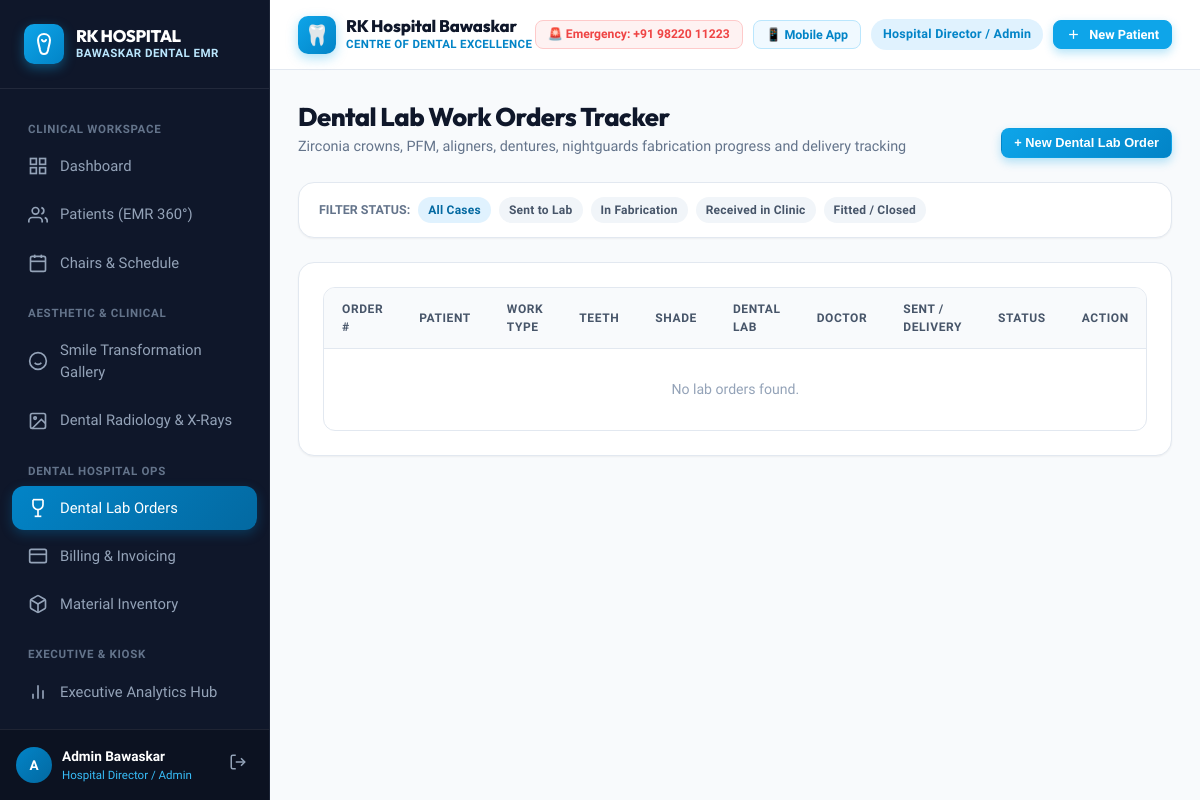
The page /lab/ (signed in) on the database its author committed.
### dental_core/models.py (models this page shows, shortened)
class User(AbstractUser):
    ROLE_CHOICES = [
        ('ADMIN', 'Hospital Director / Admin'),
        ('DENTIST', 'Dental Surgeon / Specialist'),
        ('RECEPTIONIST', 'Front Desk / OPD Coordinator'),
        ('HYGIENIST', 'Dental Hygienist / Nurse'),
        ('PHARMACIST', 'Pharmacist / Inventory Store'),
        ('PATIENT', 'Patient Portal'),
    ]
    role = models.CharField(max_length=20, choices=ROLE_CHOICES, default='DENTIST')
    phone_number = models.CharField(max_length=20, blank=True, null=True)
    specialization = models.CharField(max_length=100, blank=True, null=True,
                                      help_text="e.g. Endodontist, Orthodontist, Periodontist, Oral Surgeon")
    qualification = models.CharField(max_length=100, blank=True, null=True,
                                     help_text="e.g. BDS, MDS (Oral & Maxillofacial Surgery)")
    license_number = models.CharField(max_length=50, blank=True, null=True,
                                      help_text="State Dental Council Reg. No.")
    avatar = models.ImageField(upload_to='avatars/', blank=True, null=True)
    def is_patient_user(self):
        return self.role == 'PATIENT'
    def __str__(self):
        role_label = dict(self.ROLE_CHOICES).get(self.role, self.role)
        full_name = self.get_full_name() or self.username
        return f"{full_name} ({role_label})"

### dental_core/views.py (the view)
# urls.py: path('lab/', views.lab_list, name='lab_list'),
@login_required
def lab_list(request):
    status_filter = request.GET.get('status', '')
    orders = DentalLabOrder.objects.all().select_related('patient', 'dentist')
    if status_filter:
        orders = orders.filter(status=status_filter)
    form = DentalLabOrderForm()
    return render(request, 'lab/lab_list.html', {
        'orders': orders,
        'status_filter': status_filter,
        'form': form,
        'status_choices': DentalLabOrder.STATUS_CHOICES,
    })

### templates/lab/lab_list.html (shortened to what this page needs)
{% extends 'base.html' %}
{% block content %}
<div style="display: flex; justify-content: space-between; align-items: flex-end; margin-bottom: 24px;">
  <div>
    <h1 style="font-size: 1.6rem; font-weight: 800; color: var(--slate-900);">Dental Lab Work Orders Tracker</h1>
    <p style="color: var(--slate-500); font-size: 0.9rem;">
      Zirconia crowns, PFM, aligners, dentures, nightguards fabrication progress and delivery tracking
    </p>
  </div>
  <button onclick="document.getElementById('newLabModal').classList.add('active')" class="btn btn-primary btn-sm">
    + New Dental Lab Order
  </button>
</div>
<div class="card" style="margin-bottom: 24px; padding: 14px 20px;">
  <div style="display: flex; gap: 8px; align-items: center; flex-wrap: wrap;">
    <span style="font-size: 0.78rem; font-weight: 700; color: var(--slate-500); text-transform: uppercase;">Filter Status:</span>
    <a href="{% url 'lab_list' %}" class="badge {% if not status_filter %}badge-primary{% else %}badge-slate{% endif %}">All Cases</a>
    <a href="?status=IMPRESSION_SENT" class="badge {% if status_filter == 'IMPRESSION_SENT' %}badge-primary{% else %}badge-slate{% endif %}">Sent to Lab</a>
    <a href="?status=IN_FABRICATION" class="badge {% if status_filter == 'IN_FABRICATION' %}badge-primary{% else %}badge-slate{% endif %}">In Fabrication</a>
    <a href="?status=RECEIVED" class="badge {% if status_filter == 'RECEIVED' %}badge-success{% else %}badge-slate{% endif %}">Received in Clinic</a>
    <a href="?status=FITTED_OK" class="badge {% if status_filter == 'FITTED_OK' %}badge-purple{% else %}badge-slate{% endif %}">Fitted / Closed</a>
  </div>
</div>
<div class="card">
  <div class="table-container">
    <table class="data-table">
      <thead>
        <tr>
          <th>Order #</th>
          <th>Patient</th>
          <th>Work Type</th>
          <th>Teeth</th>
          <th>Shade</th>
          <th>Dental Lab</th>
          <th>Doctor</th>
          <th>Sent / Delivery</th>
          <th>Status</th>
          <th>Action</th>
        </tr>
      </thead>
      <tbody>
        {% for o in orders %}
        <tr>
          <td style="font-family: monospace; font-weight: 700; color: var(--primary-700);">{{ o.order_number }}</td>
          <td>
            <a href="{% url 'patient_detail' o.patient.id %}" style="font-weight: 700; color: var(--slate-900);">
              {{ o.patient.full_name }}
            </a>
          </td>
          <td style="font-weight: 700;">{{ o.get_work_type_display }}</td>
          <td style="font-weight: 700;">{{ o.teeth_numbers }}</td>
          <td><b>{{ o.shade }}</b></td>
          <td>{{ o.lab_name }}</td>
          <td style="font-size: 0.82rem;">Dr. {{ o.dentist.last_name }}</td>
          <td style="font-size: 0.8rem;">
            Sent: {{ o.sent_date|date:"M d" }}<br>
            <span style="color: #0284c7; font-weight: 600;">Due: {{ o.expected_delivery|date:"M d, Y" }}</span>
          </td>
          <td>
            {% if o.status == 'FITTED_OK' %}
              <span class="badge badge-success">Fitted & Done</span>
            {% elif o.status == 'RECEIVED' %}
              <span class="badge badge-primary">Received in Clinic</span>
            {% elif o.status == 'IN_FABRICATION' %}
              <span class="badge badge-warning">In Fabrication</span>
            {% else %}
              <span class="badge badge-slate">{{ o.get_status_display }}</span>
            {% endif %}
          </td>
          <td>
            <form method="POST" action="{% url 'lab_update_status' o.id %}">
              {% csrf_token %}
              {% if o.status == 'IMPRESSION_SENT' %}
                <input type="hidden" name="status" value="IN_FABRICATION">
                <button type="submit" class="btn btn-secondary btn-sm" style="font-size: 0.72rem;">In Fab</button>
              {% elif o.status == 'IN_FABRICATION' %}
                <input type="hidden" name="status" value="RECEIVED">
                <button type="submit" class="btn btn-primary btn-sm" style="font-size: 0.72rem;">Mark Received</button>
              {% elif o.status == 'RECEIVED' %}
                <input type="hidden" name="status" value="FITTED_OK">
                <button type="submit" class="btn btn-success btn-sm" style="font-size: 0.72rem;">Mark Fitted</button>
              {% endif %}
            </form>
          </td>
        </tr>
        {% empty %}
        <tr>
          <td colspan="10" style="text-align: center; color: var(--slate-400); padding: 30px;">No lab orders found.</td>
        </tr>
        {% endfor %}
      </tbody>
    </table>
  </div>
</div>
{% endblock %}

### templates/base.html (shortened to what this page needs)
{% load static %}
<!DOCTYPE html>
<html lang="en">
<head>
  <link rel="stylesheet" href="{% static 'css/hospital_theme.css' %}">
</head>
<body>
<div class="app-layout">
  <aside class="sidebar" id="appSidebar">
    <div class="sidebar-brand">
      <div style="display: flex; align-items: center; justify-content: space-between;">
        <div style="display: flex; align-items: center; gap: 12px;">
          <div style="width: 40px; height: 40px; background: linear-gradient(135deg, #0ea5e9, #0284c7); border-radius: 10px; display: flex; align-items: center; justify-content: center; box-shadow: 0 4px 12px rgba(14, 165, 233, 0.4);">
            <svg style="width: 24px; height: 24px; fill: none; stroke: #ffffff; stroke-width: 2; stroke-linecap: round; stroke-linejoin: round;" viewBox="0 0 24 24">
              <path d="M12 2C8.5 2 6 4.5 6 8c0 3.5 1.5 6.5 2 10 .5 3 2 4 4 4s3.5-1 4-4c.5-3.5 2-6.5 2-10 0-3.5-2.5-6-6-6z"/>
              <path d="M10 8c.5 1 1.5 1.5 2 1.5s1.5-.5 2-1.5"/>
            </svg>
          </div>
          <div>
            <div class="brand-font" style="font-weight: 800; font-size: 1.05rem; color: #ffffff; line-height: 1.15;">RK HOSPITAL</div>
            <div style="font-size: 0.72rem; color: var(--primary-200); font-weight: 600; letter-spacing: 0.04em;">BAWASKAR DENTAL EMR</div>
          </div>
        </div>
      </div>
    </div>
    <div class="sidebar-nav">
      <div class="nav-section-title">Clinical Workspace</div>
      <a href="{% url 'dashboard' %}" class="nav-link {% if request.resolver_match.url_name == 'dashboard' %}active{% endif %}">
        <svg viewBox="0 0 24 24" fill="none" stroke="currentColor" stroke-width="2"><rect x="3" y="3" width="7" height="7"></rect><rect x="14" y="3" width="7" height="7"></rect><rect x="14" y="14" width="7" height="7"></rect><rect x="3" y="14" width="7" height="7"></rect></svg>
        <span>Dashboard</span>
      </a>
      {% if not user.is_patient_user %}
      <a href="{% url 'patient_list' %}" class="nav-link {% if 'patient' in request.path and not 'new' in request.path %}active{% endif %}">
        <svg viewBox="0 0 24 24" fill="none" stroke="currentColor" stroke-width="2"><path d="M17 21v-2a4 4 0 0 0-4-4H5a4 4 0 0 0-4 4v2"></path><circle cx="9" cy="7" r="4"></circle><path d="M23 21v-2a4 4 0 0 0-3-3.87"></path><path d="M16 3.13a4 4 0 0 1 0 7.75"></path></svg>
        <span>Patients (EMR 360°)</span>
      </a>
      <a href="{% url 'appointment_list' %}" class="nav-link {% if 'appointment' in request.path %}active{% endif %}">
        <svg viewBox="0 0 24 24" fill="none" stroke="currentColor" stroke-width="2"><rect x="3" y="4" width="18" height="18" rx="2" ry="2"></rect><line x1="16" y1="2" x2="16" y2="6"></line><line x1="8" y1="2" x2="8" y2="6"></line><line x1="3" y1="10" x2="21" y2="10"></line></svg>
        <span>Chairs & Schedule</span>
      </a>
      <div class="nav-section-title">Aesthetic & Clinical</div>
      <a href="{% url 'smile_gallery' %}" class="nav-link {% if 'smile-gallery' in request.path %}active{% endif %}">
        <svg viewBox="0 0 24 24" fill="none" stroke="currentColor" stroke-width="2"><circle cx="12" cy="12" r="10"></circle><path d="M8 14s1.5 2 4 2 4-2 4-2"></path><line x1="9" y1="9" x2="9.01" y2="9"></line><line x1="15" y1="9" x2="15.01" y2="9"></line></svg>
        <span>Smile Transformation Gallery</span>
      </a>
      <a href="{% url 'radiograph_hub' %}" class="nav-link {% if 'radiograph' in request.path %}active{% endif %}">
        <svg viewBox="0 0 24 24" fill="none" stroke="currentColor" stroke-width="2"><rect x="3" y="3" width="18" height="18" rx="2" ry="2"></rect><circle cx="8.5" cy="8.5" r="1.5"></circle><polyline points="21 15 16 10 5 21"></polyline></svg>
        <span>Dental Radiology & X-Rays</span>
      </a>
      <div class="nav-section-title">Dental Hospital Ops</div>
      <a href="{% url 'lab_list' %}" class="nav-link {% if 'lab' in request.path %}active{% endif %}">
        <svg viewBox="0 0 24 24" fill="none" stroke="currentColor" stroke-width="2"><path d="M6 2v6a6 6 0 0 0 12 0V2"></path><line x1="6" y1="2" x2="18" y2="2"></line><line x1="12" y1="14" x2="12" y2="22"></line><line x1="8" y1="22" x2="16" y2="22"></line></svg>
        <span>Dental Lab Orders</span>
      </a>
      <a href="{% url 'billing_list' %}" class="nav-link {% if 'billing' in request.path %}active{% endif %}">
        <svg viewBox="0 0 24 24" fill="none" stroke="currentColor" stroke-width="2"><rect x="2" y="4" width="20" height="16" rx="2"></rect><line x1="2" y1="10" x2="22" y2="10"></line></svg>
        <span>Billing & Invoicing</span>
      </a>
      <a href="{% url 'inventory_list' %}" class="nav-link {% if 'inventory' in request.path %}active{% endif %}">
        <span>Material Inventory</span>
      </a>
      <div class="nav-section-title">Executive & Kiosk</div>
      <a href="{% url 'analytics_dashboard' %}" class="nav-link {% if 'analytics' in request.path %}active{% endif %}">
        <svg viewBox="0 0 24 24" fill="none" stroke="currentColor" stroke-width="2"><line x1="18" y1="20" x2="18" y2="10"></line><line x1="12" y1="20" x2="12" y2="4"></line><line x1="6" y1="20" x2="6" y2="14"></line></svg>
        <span>Executive Analytics Hub</span>
      </a>
      <a href="{% url 'kiosk_qr_poster' %}" class="nav-link {% if 'kiosk' in request.path %}active{% endif %}">
      </a>
      {% endif %}
    </div>
    <div style="padding: 16px; border-top: 1px solid rgba(255, 255, 255, 0.08); background: rgba(0, 0, 0, 0.2); display: flex; align-items: center; justify-content: space-between;">
      <div style="display: flex; align-items: center; gap: 10px; overflow: hidden;">
        <div style="width: 36px; height: 36px; border-radius: 50%; background: linear-gradient(135deg, #0284c7, #0369a1); display: flex; align-items: center; justify-content: center; font-weight: 700; color: #fff; font-size: 0.85rem; flex-shrink: 0;">
          {{ user.first_name|default:user.username|make_list|first|upper }}
        </div>
        <div style="overflow: hidden;">
          <div style="font-size: 0.85rem; font-weight: 600; color: #fff; white-space: nowrap; overflow: hidden; text-overflow: ellipsis;">
            {{ user.get_full_name|default:user.username }}
          </div>
          <div style="font-size: 0.72rem; color: #38bdf8; font-weight: 500;">
            {{ user.get_role_display }}
          </div>
        </div>
      </div>
      <a href="{% url 'logout' %}" title="Logout" style="color: var(--slate-400); padding: 6px; border-radius: 6px;" onmouseover="this.style.color='#fff'" onmouseout="this.style.color='var(--slate-400)'">
        <svg style="width: 18px; height: 18px;" viewBox="0 0 24 24" fill="none" stroke="currentColor" stroke-width="2"><path d="M9 21H5a2 2 0 0 1-2-2V5a2 2 0 0 1 2-2h4"></path><polyline points="16 17 21 12 16 7"></polyline><line x1="21" y1="12" x2="9" y2="12"></line></svg>
      </a>
    </div>
  </aside>
  <div class="main-content">
    <header class="top-nav">
      <div style="display: flex; align-items: center; gap: 14px;">
        <div style="display: flex; align-items: center; gap: 10px;">
          <div style="width: 38px; height: 38px; background: linear-gradient(135deg, #0ea5e9, #0284c7); border-radius: 10px; display: flex; align-items: center; justify-content: center; box-shadow: 0 4px 12px rgba(14, 165, 233, 0.35); font-size: 1.25rem;">
            🦷
          </div>
          <div>
            <div class="brand-font" style="font-weight: 800; font-size: 1.05rem; color: var(--slate-900); line-height: 1.15; letter-spacing: -0.01em;">
              RK Hospital Bawaskar
            </div>
            <div style="font-size: 0.72rem; color: #0284c7; font-weight: 700; letter-spacing: 0.03em; text-transform: uppercase;">
              Centre of Dental Excellence
            </div>
          </div>
        </div>
      </div>
      <div class="top-nav-actions" style="display: flex; align-items: center; gap: 10px;">
        <a href="tel:+919822011223" class="btn btn-secondary btn-sm" style="padding: 6px 12px; font-size: 0.76rem; color: #ef4444; border-color: #fecaca; background: #fef2f2;" title="24/7 Dental Emergency Desk">
          🚨 Emergency: +91 98220 11223
        </a>
        <a href="{% url 'mobile_companion' %}" class="btn btn-secondary btn-sm" style="color: #0284c7; border-color: #bae6fd; background: #f0f9ff; padding: 6px 12px; font-size: 0.78rem;">
          📱 Mobile App
        </a>
        <span class="badge top-role-badge" style="background: #e0f2fe; color: #0284c7; padding: 6px 12px; font-size: 0.78rem; font-weight: 700;">
          {{ user.get_role_display }}
        </span>
        {% if not user.is_patient_user %}
        <a href="{% url 'patient_create' %}" class="btn btn-primary btn-sm" style="white-space: nowrap; background: #0ea5e9; border-color: #0ea5e9;">
          <svg style="width: 15px; height: 15px;" viewBox="0 0 24 24" fill="none" stroke="currentColor" stroke-width="2"><line x1="12" y1="5" x2="12" y2="19"></line><line x1="5" y1="12" x2="19" y2="12"></line></svg>
          <span class="btn-text-hide-mobile">New Patient</span>
        </a>
        {% endif %}
      </div>
    </header>
    <main class="page-main-container" style="flex: 1;">
      {% block content %}{% endblock %}
    </main>
  </div>
</div>
</body>
</html>

### rows shown on the page
User: first_name|make_list "A", get_full_name "Admin Bawaskar", role "Hospital Director / Admin"
